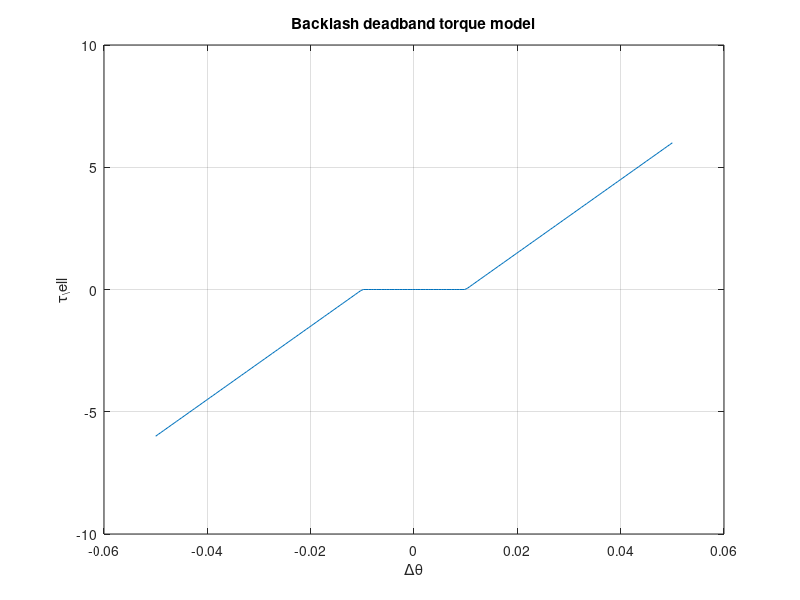

This chart was generated by the following MATLAB code:
function demo_transmission()
    % Two-stage geartrain
    stages = [20 80; 18 54]; % each row: [z1 z2]
    N = prod(stages(:,2) ./ stages(:,1));

    fprintf('N_eq = %.3f\n', N);

    % Reflected inertia
    Jm = 2e-4; Jl = 5e-3;
    J_at_load  = Jl + (N^2)*Jm;
    J_at_motor = Jm + Jl/(N^2);

    fprintf('J_at_load = %.6f, J_at_motor = %.6f\n', J_at_load, J_at_motor);

    % Backlash torque curve
    b = 0.02; kt = 150;
    dtheta = linspace(-0.05, 0.05, 200);
    tauL = arrayfun(@(d) backlash_torque(N*d, 0, N, b, kt), dtheta);

    figure; plot(dtheta, tauL); grid on;
    xlabel('\Delta\theta'); ylabel('\tau_\ell');
    title('Backlash deadband torque model');
end

function tau = backlash_torque(theta_m, theta_l, N, b, kt)
    dtheta = theta_m/N - theta_l;
    if abs(dtheta) <= b/2
        tau = 0;
    elseif dtheta > b/2
        tau = kt*(dtheta - b/2);
    else
        tau = kt*(dtheta + b/2);
    end
end
